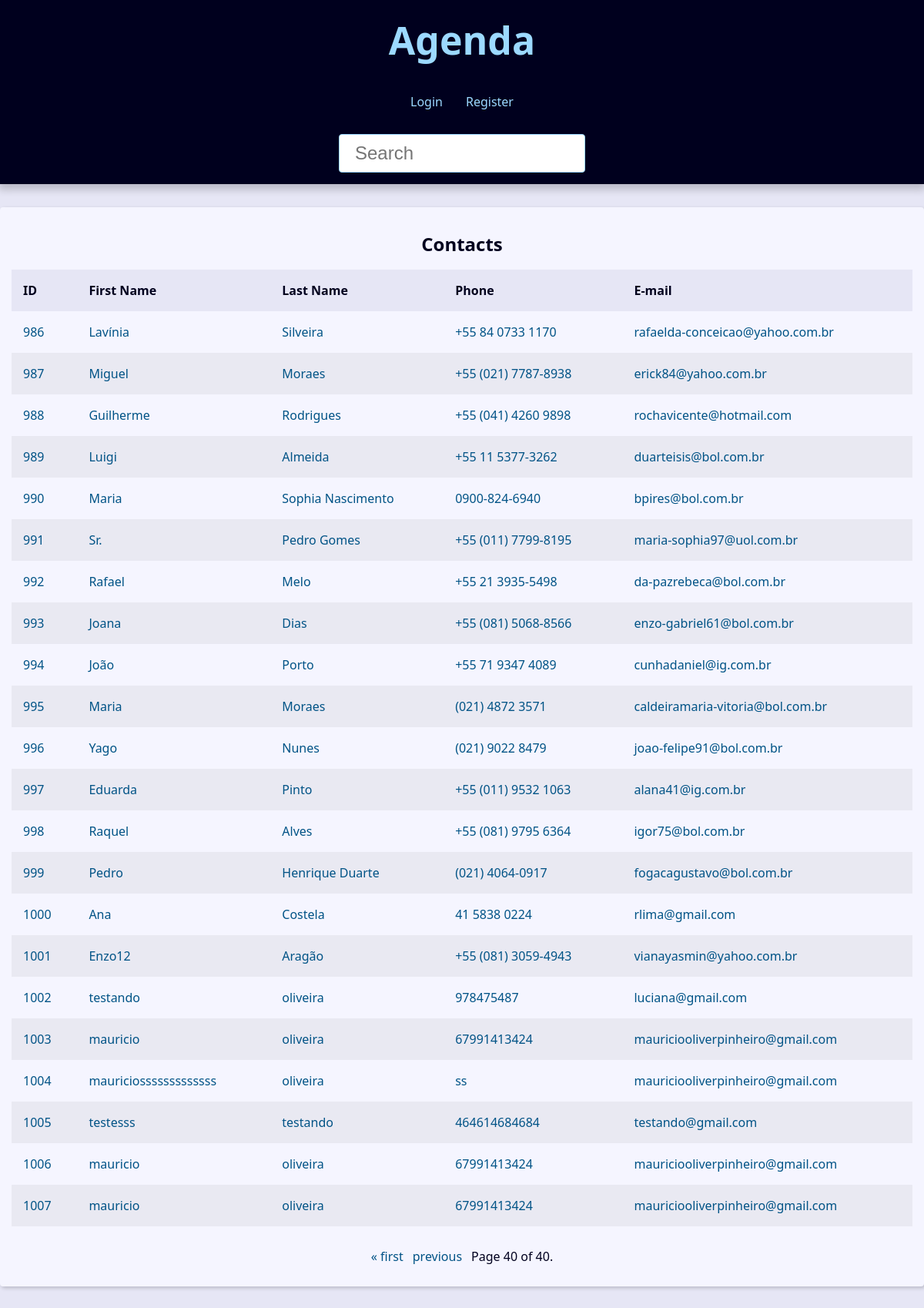
Screenshot of /?page=40&q= with the database file from the repository.
### contact/models.py (models this page shows, shortened)
class Contact(models.Model):
    first_name      =   models.CharField(max_length             =   50)
    last_name       =   models.CharField(max_length             =   50)
    phone           =   models.CharField(max_length             =   50)
    email           =   models.EmailField(max_length            =   254,    blank   =   True)
    create_date     =   models.DateTimeField(default            =   timezone.now)
    description     =   models.TextField(blank                  =   True)
    show            =   models.BooleanField(default             =   True)
    picture         =   models.ImageField(blank                 =   True, upload_to='picture/%Y/%m/')
    cotegory        =   models.ForeignKey(Category, on_delete   =   models.SET_NULL, blank = True, null = True)
    owner           =   models.ForeignKey(User , on_delete      =   models.SET_NULL, blank = True, null = True)

### contact/views/contact_views.py (the view)
# urls.py: path('',views.IndexView.as_view(), name='index'),
class IndexView(View):
    template_name = 'contact/index.html'
    def get(self, request , *args , **kwargs):
        contact    =   Contact.objects.filter(show=True).order_by('id')
        paginator = Paginator(contact, 25)
        page_number = request.GET.get("page")
        page_obj    =   paginator.get_page(page_number)
        context = {
                    'page_obj'      :   page_obj,
                    'site_title'    :   'Contatos - '
                }
        return render(request, self.template_name,context)

### contact/templates/contact/index.html (shortened to what this page needs)
{% extends "global/base.html" %}
{% block content %}
    {% if page_obj %}
    <div class="responsive-table">
        <table class="contacts-table">
            <caption class = "table-caption">
                Contacts
            </caption>
            <thead>
                <tr class = "table-row table-row-header">
                    <th class="table-header">ID</th>
                    <th class="table-header">First Name</th>
                    <th class="table-header">Last Name</th>
                    <th class="table-header">Phone</th>
                    <th class="table-header">E-mail</th>
                </tr>
            </thead>
            <tbady>
                {% for contact in page_obj  %}
                    <tr class="table-row">
                        <td class="table-cel">
                            <a
                            class="table-link"
                            href={% url "contact:contact" contact.id %}>
                            {{contact.id}}
                        </td>
                        <td class="table-cel">
                            <a class="table-link" href="#">
                                {{contact.first_name}}
                            </a>
                        </td>
                        <td class="table-cel">
                            <a class="table-link" href="#">
                                {{contact.last_name}}
                            </a>
                        </td>
                        <td class="table-cel">
                            <a class="table-link" href="#">
                                {{contact.phone}}
                            </a>
                        </td>
                        <td class="table-cel">
                            <a class="table-link" href="#">
                                {{contact.email}}
                            </a>
                        </td>
                    </tr>
                {% endfor %}
            </tbady>
        </table>
    </div>
    {% else %}
    <div class="single-contact">
        <h1 class="single-contact-name">
            Nenhum contato encontrado
        </h1>
    </div>
{% endif %}
{% endblock content %}

### base_static/global/css/style.css (style rules this page uses)
:root { --spacing: 1.5rem; --link-dark-color: rgb(0, 83, 134); --link-light-color: rgb(156, 217, 255); --clr-white: rgb(245, 245, 255); --clr-black: rgb(0, 0, 30); --clr-light-gray: rgb(230, 230, 245); --clr-dark-shadow-5: rgba(0, 0, 10, 5%); --clr-dark-shadow-10: rgba(0, 0, 10, 10%); --clr-dark-shadow-20: rgba(0, 0, 10, 20%); --clr-light-shadow-5: rgba(200, 200, 255, 5%); --clr-light-shadow-10: rgba(200, 200, 255, 10%); --clr-light-shadow-20: rgba(200, 200, 255, 20%); --main-page-width: 120rem; --table-min-width: 60rem; --biggest-font-size: 5rem; --bigger-font-size: 4rem; --big-font-size: 3.2rem; --medium-font-size: 2.4rem; --small-font-size: 1.6rem; --smaller-font-size: 1.4rem; --smallest-font-size: 1.2rem; --transition-fast: 300ms; --transition-medium: 600ms; --transition-slow: 1s; --default-border-radius: 4px; }
*, *::before, *::after { margin: 0; padding: 0; box-sizing: border-box; }
html { font-size: 62.5%; }
body { font-family: system-ui, -apple-system, BlinkMacSystemFont, 'Segoe UI', Roboto, Oxygen, Ubuntu, Cantarell, 'Open Sans', 'Helvetica Neue', sans-serif; line-height: 1.5; font-size: var(--small-font-size); color: var(--clr-black); -webkit-font-smoothing: antialiased; background: var(--clr-light-gray); }
.responsive-table { width: 100%; overflow-x: auto; }
.contacts-table { width: 100%; min-width: var(--table-min-width); border-collapse: collapse; }
.table-caption { font-size: var(--medium-font-size); font-weight: bold; padding: var(--spacing); }
.table-row { text-align: left; text-overflow: ellipsis; transition: background-color var(--transition-fast) ease-in-out; }
.table-row:nth-of-type(2n) { background: var(--clr-dark-shadow-5); }
.table-row-header { background: var(--clr-light-gray); color: var(--clr-black); }
.table-cel, .table-header { padding: var(--spacing); }
.table-link { color: var(--link-dark-color); transition: color var(--transition-fast) ease-in-out; text-decoration: none; }

### rows the page displays
Contact: id "986", first_name "Lavínia", last_name "Silveira", phone "+55 84 0733 1170", email "rafaelda-conceicao@yahoo.com.br"
Contact: id "987", first_name "Miguel", last_name "Moraes", phone "+55 (021) 7787-8938", email "erick84@yahoo.com.br"
Contact: id "988", first_name "Guilherme", last_name "Rodrigues", phone "+55 (041) 4260 9898", email "rochavicente@hotmail.com"
Contact: id "989", first_name "Luigi", last_name "Almeida", phone "+55 11 5377-3262", email "duarteisis@bol.com.br"
Contact: id "990", first_name "Maria", last_name "Sophia Nascimento", phone "0900-824-6940", email "bpires@bol.com.br"
Contact: id "991", first_name "Sr.", last_name "Pedro Gomes", phone "+55 (011) 7799-8195", email "maria-sophia97@uol.com.br"
Contact: id "992", first_name "Rafael", last_name "Melo", phone "+55 21 3935-5498", email "da-pazrebeca@bol.com.br"
Contact: id "993", first_name "Joana", last_name "Dias", phone "+55 (081) 5068-8566", email "enzo-gabriel61@bol.com.br"
Contact: id "994", first_name "João", last_name "Porto", phone "+55 71 9347 4089", email "cunhadaniel@ig.com.br"
Contact: id "995", first_name "Maria", last_name "Moraes", phone "(021) 4872 3571", email "caldeiramaria-vitoria@bol.com.br"
Contact: id "996", first_name "Yago", last_name "Nunes", phone "(021) 9022 8479", email "joao-felipe91@bol.com.br"
Contact: id "997", first_name "Eduarda", last_name "Pinto", phone "+55 (011) 9532 1063", email "alana41@ig.com.br"
Contact: id "998", first_name "Raquel", last_name "Alves", phone "+55 (081) 9795 6364", email "igor75@bol.com.br"
Contact: id "999", first_name "Pedro", last_name "Henrique Duarte", phone "(021) 4064-0917", email "fogacagustavo@bol.com.br"
Contact: id "1000", first_name "Ana", last_name "Costela", phone "41 5838 0224", email "rlima@gmail.com"
Contact: id "1001", first_name "Enzo12", last_name "Aragão", phone "+55 (081) 3059-4943", email "vianayasmin@yahoo.com.br"
Contact: id "1002", first_name "testando", last_name "oliveira", phone "978475487", email "luciana@gmail.com"
Contact: id "1003", first_name "mauricio", last_name "oliveira", phone "67991413424", email "mauriciooliverpinheiro@gmail.com"
Contact: id "1004", first_name "mauriciosssssssssssss", last_name "oliveira", phone "ss", email "mauriciooliverpinheiro@gmail.com"
Contact: id "1005", first_name "testesss", last_name "testando", phone "464614684684", email "testando@gmail.com"
Contact: id "1006", first_name "mauricio", last_name "oliveira", phone "67991413424", email "mauriciooliverpinheiro@gmail.com"
Contact: id "1007", first_name "mauricio", last_name "oliveira", phone "67991413424", email "mauriciooliverpinheiro@gmail.com"

### other values shown
{{ page_obj.number }} "40"
{{ page_obj.paginator.num_pages }} "40"
